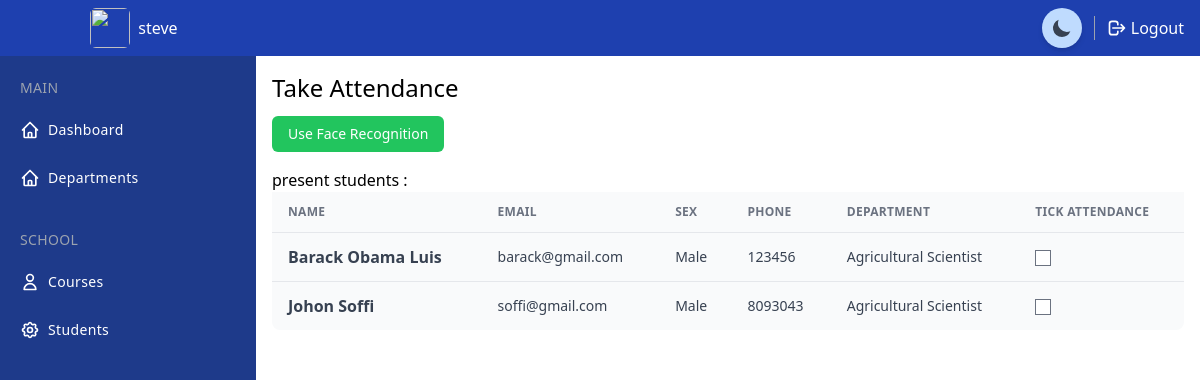
Before: /take_attendance/1/1 (signed in) with the older database file.
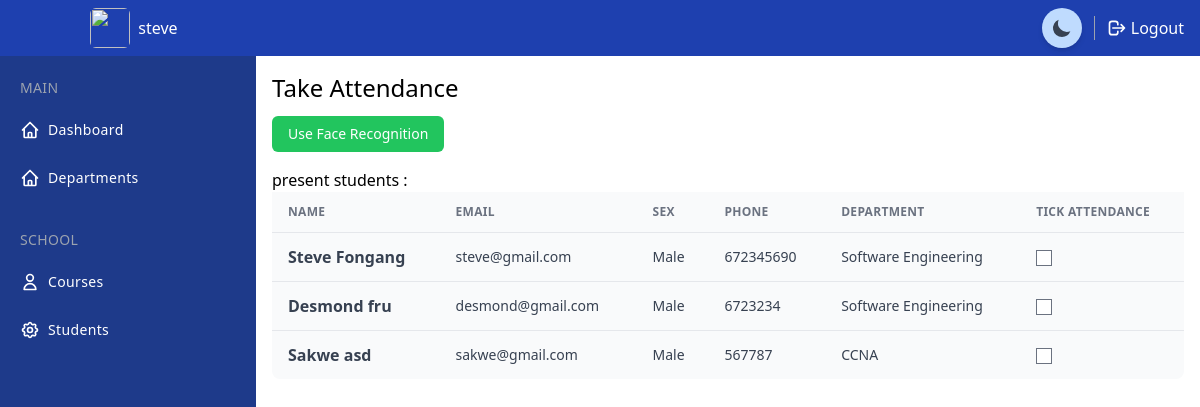
After: the same page with the newer database file.
### project/models.py (models this page shows, shortened)
class Student(models.Model):
    SEX = (
        ("Male", "Male"),
        ('Female', "Female"),
    )
    department = models.ForeignKey(Department, on_delete=models.SET_NULL, null=True)
    firstname = models.CharField(max_length=200)
    lastname = models.CharField(max_length=200)
    phone = models.CharField(max_length=200)
    sex = models.CharField(max_length=200, choices=SEX)
    email = models.CharField(max_length=200)
    date_created = models.DateTimeField(auto_now_add=True)
    profile_pic = models.ImageField(null=True, blank=True, upload_to='students')
    courses = models.ManyToManyField(Course)

class Department(models.Model):
    name = models.CharField(max_length=200)
    short_name = models.CharField(max_length=200, unique=True)

### project/decorators.py (the view)
        def wrapper_func(request, *args, **kwargs):
            user = None
            if request.user.is_staff:
                user = 'staff'
            else :
                user = 'student'
            print(user)
            if user in allowed_roles:
                return view_func(request,*args, **kwargs)
            else:
                return HttpResponse('You are not authorized to view this page')

### project/views.py (called while the page is built)
@login_required()
@allowed_users(allowed_roles=['staff'])
def take_attendance(request, course_id, course_topic_id):
    course = Course.objects.get(id = course_id)
    all_students_in_course = Student.objects.filter(courses__id = course_id)
    context = {
        'course_id': course_id,
        'course_topic_id': course_topic_id,
        'students': all_students_in_course,
    }
    return render(request, 'project/take_attendance.html', context)

### project/templates/project/take_attendance.html (shortened to what this page needs)
{% extends 'project/main.html' %}
{% block content %}
<div class="h-full ml-14 mt-14 mb-10 md:ml-64">
    <div class="mt-4 mx-4">
        <h2 class="text-lg md:text-2xl font-medium">Take Attendance</h2>
        <div class="mb-3 mt-3">
            <a href="{% url 'add_student' %}" class="inline-block px-4 py-2 rounded-md bg-green-500 text-sm text-white">Use Face Recognition</a>
        </div>
    </div>
    <div class="mt-4 mx-4" x-data="{present_students : []}">
        <div class="w-full overflow-hidden rounded-lg shadow-xs">
            <div class="w-full overflow-x-auto">
                <span>present students : </span>
                <table class="w-full">
                    <thead>
                        <tr
                            class="text-xs font-semibold tracking-wide text-left text-gray-500 uppercase border-b dark:border-gray-700 bg-gray-50 dark:text-gray-400 dark:bg-gray-800">
                            <th class="px-4 py-3">Name</th>
                            <th class="px-4 py-3">Email</th>
                            <th class="px-4 py-3">Sex</th>
                            <th class="px-4 py-3">Phone</th>
                            <th class="px-4 py-3">Department</th>
                            <th class="px-4 py-3">Tick Attendance</th>
                        </tr>
                    </thead>
                    <tbody class="bg-white divide-y dark:divide-gray-700 dark:bg-gray-800">
                        {% for student in students %}
                            <tr
                                class="bg-gray-50 dark:bg-gray-800 hover:bg-gray-100 dark:hover:bg-gray-900 text-gray-700 dark:text-gray-400">
                                <td class="px-4 py-3 font-semibold">{{student.firstname}} {{student.lastname}}</td>
                                <td class="px-4 py-3 text-sm">{{student.email}}</td>
                                <td class="px-4 py-3 text-sm">{{student.sex}}</td>
                                <td class="px-4 py-3 text-sm">{{student.phone}}</td>
                                <td class="px-4 py-3 text-sm">{{student.department.name}}</td>
                                <td class="px-4 py-3 text-sm">
                                    <input type="checkbox" value="{{student.id}}" x-model="present_students">
                                </td>
                            </tr>
                        {% endfor %}
                    </tbody>
                </table>
            </div>
        </div>
    </div>
</div>
{% endblock %}

Changed rows visible on the page:
removed Student: firstname "Barack Obama", lastname "Luis", email "barack@gmail.com", sex "Male", phone "123456", department.name "Agricultural Scientist"
no longer on this page (row edited): Student: firstname "Johon", lastname "Soffi", email "soffi@gmail.com", sex "Male", phone "8093043", department.name "Agricultural Scientist"
now on this page (row edited): Student: firstname "Steve", lastname "Fongang", email "steve@gmail.com", sex "Male", phone "672345690", department.name "Software Engineering"
now on this page (row edited): Student: firstname "Desmond", lastname "fru", email "desmond@gmail.com", sex "Male", phone "6723234", department.name "Software Engineering"
added Student: firstname "Sakwe", lastname "asd", email "sakwe@gmail.com", sex "Male", phone "567787", department.name "CCNA"
